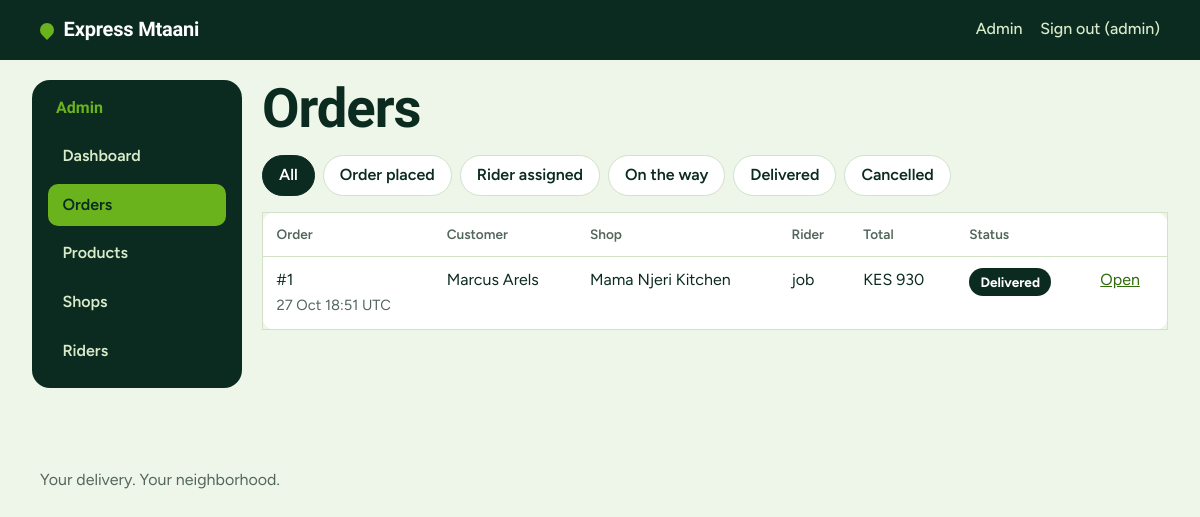
Page /admin/orders (signed in) on the committed database.
### app/models.py (models this page shows, shortened)
class User(UserMixin, db.Model):
    __tablename__ = "users"
    id = db.Column(db.Integer, primary_key=True)
    name = db.Column(db.String(80), nullable=False)
    email = db.Column(db.String(120), unique=True, nullable=False, index=True)
    phone = db.Column(db.String(20), nullable=False)
    password_hash = db.Column(db.String(255), nullable=False)
    role = db.Column(db.String(20), nullable=False, default="customer", index=True)
    active = db.Column(db.Boolean, nullable=False, default=True)
    approved = db.Column(db.Boolean, nullable=False, default=True)  # riders start unapproved
    created_at = db.Column(db.DateTime, nullable=False, default=utcnow)
    online = db.Column(db.Boolean, nullable=False, default=False)
    last_lat = db.Column(db.Float)
    last_lng = db.Column(db.Float)
    last_seen_at = db.Column(db.DateTime)
    @property
    def is_active(self):  # Flask-Login
        return bool(self.active)
    @property
    def first_name(self):
        return (self.name or "").split(" ")[0]

class Order(db.Model):
    __tablename__ = "orders"
    id = db.Column(db.Integer, primary_key=True)
    public_token = db.Column(
        db.String(64), unique=True, nullable=False, index=True,
        default=lambda: secrets.token_urlsafe(16),
    )
    customer_id = db.Column(db.Integer, db.ForeignKey("users.id"), nullable=False, index=True)
    rider_id = db.Column(db.Integer, db.ForeignKey("users.id"), index=True)
    shop_id = db.Column(db.Integer, db.ForeignKey("shops.id"), nullable=False)
    customer_name = db.Column(db.String(80), nullable=False)
    customer_phone = db.Column(db.String(20), nullable=False)
    pickup_name = db.Column(db.String(120), nullable=False)
    pickup_lat = db.Column(db.Float, nullable=False)
    pickup_lng = db.Column(db.Float, nullable=False)
    dest_address = db.Column(db.String(255), nullable=False)
    dest_lat = db.Column(db.Float, nullable=False)
    dest_lng = db.Column(db.Float, nullable=False)
    subtotal = db.Column(db.Integer, nullable=False)
    delivery_fee = db.Column(db.Integer, nullable=False)
    total = db.Column(db.Integer, nullable=False)
    payment_method = db.Column(db.String(30), nullable=False, default="cash_on_delivery")
    payment_status = db.Column(db.String(20), nullable=False, default="unpaid")  # unpaid | paid
    cash_collected_at = db.Column(db.DateTime)
    status = db.Column(db.String(20), nullable=False, default="placed", index=True)
    rider_lat = db.Column(db.Float)
    rider_lng = db.Column(db.Float)
    rider_updated_at = db.Column(db.DateTime)
    eta_seconds = db.Column(db.Integer)
    distance_m = db.Column(db.Integer)
    created_at = db.Column(db.DateTime, nullable=False, default=utcnow)
    accepted_at = db.Column(db.DateTime)
    delivered_at = db.Column(db.DateTime)
    customer = db.relationship("User", foreign_keys=[customer_id])
    rider = db.relationship("User", foreign_keys=[rider_id])
    shop = db.relationship("Shop")
    items = db.relationship("OrderItem", back_populates="order", cascade="all, delete-orphan")
    @property
    def status_label(self):
        return STATUS_LABELS.get(self.status, self.status)

### app/admin.py (the view)
@bp.get("/orders")
def orders():
    status = request.args.get("status") or ""
    query = Order.query
    if status in STATUS_LABELS:
        query = query.filter_by(status=status)
    else:
        status = ""
    rows = query.order_by(Order.created_at.desc()).limit(100).all()
    return render_template("admin/orders.html", orders=rows, status=status, statuses=STATUS_LABELS)

### app/admin.py (called while the page is built)
@bp.before_request
def admin_only():
    if not current_user.is_authenticated:
        return redirect(url_for("auth.login", next=request.path))
    if current_user.role != "admin":
        abort(403)

### app/models.py (called while the page is built)
@login_manager.user_loader
def load_user(user_id):
    try:
        user = db.session.get(User, int(user_id))
    except (TypeError, ValueError):
        return None
    if user and user.active and (user.role != "rider" or user.approved):
        return user
    return None

### app/storefront.py (called while the page is built)
def _cart():
    cart = session.get("cart")
    if not isinstance(cart, dict) or not isinstance(cart.get("items"), dict) or "shop_id" not in cart:
        return {"shop_id": None, "items": {}}
    return cart

@bp.app_context_processor
def inject_cart_count():
    items = _cart()["items"]
    return {"cart_count": sum(v for v in items.values() if isinstance(v, int))}

### app/utils.py (called while the page is built)
def kes(amount):
    return f"KES {int(amount):,}"

### app/templates/admin/orders.html (shortened to what this page needs)
{% extends "admin/base.html" %}
{% block admin %}
<h1>Orders</h1>
<nav class="chips" aria-label="Filter by status">
  <a class="chip {{ 'is-active' if not status }}" href="{{ url_for('admin.orders') }}">All</a>
  {% for key, label in statuses.items() %}
    <a class="chip {{ 'is-active' if status == key }}" href="{{ url_for('admin.orders', status=key) }}">{{ label }}</a>
  {% endfor %}
</nav>
{% include "admin/_orders_table.html" %}
{% endblock %}

### app/templates/base.html (shortened to what this page needs)
<!doctype html>
<html lang="en">
<head>
  <link rel="stylesheet" href="{{ url_for('static', filename='css/style.css') }}">
</head>
<body>
  <header class="site-header">
    <a class="brand" href="{{ url_for('shop.home') }}">
      <span class="brand__mark" aria-hidden="true"></span>Express Mtaani
    </a>
    <nav class="site-nav" aria-label="Main">
      {% if current_user.is_authenticated %}
        {% if current_user.role == 'admin' %}
          <a href="{{ url_for('admin.dashboard') }}">Admin</a>
        {% elif current_user.role == 'rider' %}
          <a href="{{ url_for('rider.dashboard') }}">Deliveries</a>
        {% else %}
          <a href="{{ url_for('shop.my_orders') }}">My orders</a>
        {% endif %}
        <form method="post" action="{{ url_for('auth.logout') }}" class="inline-form">
          <button type="submit" class="link-button">Sign out ({{ current_user.first_name }})</button>
        </form>
      {% else %}
        <a href="{{ url_for('shop.cart') }}">Cart{% if cart_count %} ({{ cart_count }}){% endif %}</a>
        <a href="{{ url_for('auth.login') }}">Sign in</a>
        <a href="{{ url_for('auth.register') }}">Sign up</a>
        <a href="{{ url_for('auth.rider_register') }}">Ride with us</a>
      {% endif %}
    </nav>
  </header>
  <main id="main">
    {% block content %}{% endblock %}
  </main>
  <footer class="site-footer">
    <p>Your delivery. Your neighborhood.</p>
  </footer>
</body>
</html>

### app/templates/admin/_orders_table.html
{% if (orders if orders is defined else recent) %}
<div class="table-wrap">
<table class="table">
  <thead><tr><th>Order</th><th>Customer</th><th>Shop</th><th>Rider</th><th>Total</th><th>Status</th><th></th></tr></thead>
  <tbody>
  {% for o in (orders if orders is defined else recent) %}
    <tr>
      <td data-label="Order">#{{ o.id }}<br><span class="hint">{{ o.created_at.strftime('%d %b %H:%M') }} UTC</span></td>
      <td data-label="Customer">{{ o.customer_name }}</td>
      <td data-label="Shop">{{ o.pickup_name }}</td>
      <td data-label="Rider">{{ o.rider.name if o.rider else 'Unassigned' }}</td>
      <td data-label="Total">{{ o.total|kes }}</td>
      <td data-label="Status"><span class="badge badge--{{ o.status }}">{{ o.status_label }}</span></td>
      <td><a href="{{ url_for('admin.order_detail', order_id=o.id) }}">Open</a></td>
    </tr>
  {% endfor %}
  </tbody>
</table>
</div>
{% else %}<p class="empty">No orders yet.</p>{% endif %}

### app/static/css/style.css (style rules this page uses)
:root { --green-900: #0b2b21; --green-700: #1b5a2a; --lime: #6ab31c; --lime-soft: #e3f1d0; --lime-text: #2f6b0a; --mint: #eef5e9; --surface: #ffffff; --line: #d3e1c8; --muted: #53665c; --danger: #b3261e; --danger-soft: #fbe9e7; --radius: 14px; --font-display: "Bricolage Grotesque", "Segoe UI", system-ui, sans-serif; --font-body: "Figtree", "Segoe UI", system-ui, sans-serif; }
*, *::before, *::after { box-sizing: border-box; }
html { -webkit-text-size-adjust: 100%; }
body { margin: 0; font-family: var(--font-body); font-size: 1rem; line-height: 1.55; color: var(--green-900); background: var(--mint); }
a { color: var(--lime-text); }
h1, h2 { font-family: var(--font-display); font-weight: 800; line-height: 1.08; letter-spacing: -0.02em; margin: 0 0 .5rem; }
h1 { font-size: clamp(2rem, 6vw, 3.4rem); }
p { margin: 0 0 1rem; }
.site-header { display: flex; align-items: center; justify-content: space-between; gap: 1rem; padding: .9rem clamp(1rem, 4vw, 2.5rem); background: var(--green-900); color: #fff; }
.brand { display: inline-flex; align-items: center; gap: .6rem; color: #fff; text-decoration: none; font-family: var(--font-display); font-weight: 800; font-size: 1.25rem; letter-spacing: -0.01em; }
.brand__mark { width: 14px; height: 14px; border-radius: 50% 50% 50% 0; transform: rotate(-45deg); background: var(--lime); }
.site-nav { display: flex; gap: 1.1rem; flex-wrap: wrap; }
.site-nav a { color: #d9ebc9; text-decoration: none; font-weight: 500; }
.site-footer { padding: 2rem clamp(1rem, 4vw, 2.5rem); color: var(--muted); }
.hint { color: var(--muted); font-size: .92rem; margin: 0; }
.badge { display: inline-block; justify-self: start; padding: .2rem .7rem; border-radius: 999px; font-size: .85rem; font-weight: 700; background: var(--lime-soft); color: var(--green-900); }
.badge--delivered { background: var(--green-900); color: #fff; }
.inline-form { display: inline; margin: 0; }
.link-button { background: none; border: 0; padding: 0; font: inherit; font-weight: 500; color: inherit; text-decoration: underline; cursor: pointer; }
.site-nav .link-button { color: #d9ebc9; text-decoration: none; }
.chips { display: flex; flex-wrap: wrap; gap: .5rem; align-items: center; margin: 1rem 0; }
.chip { padding: .45rem 1rem; border-radius: 999px; background: var(--surface); border: 1.5px solid var(--line); color: var(--green-900); text-decoration: none; font-weight: 600; }
.chip.is-active { background: var(--green-900); border-color: var(--green-900); color: #fff; }
.table-wrap { overflow-x: auto; }
.table { width: 100%; border-collapse: collapse; background: var(--surface); border: 1px solid var(--line); border-radius: var(--radius); }
.table th, .table td { text-align: left; padding: .7rem .85rem; border-bottom: 1px solid var(--line); vertical-align: top; }
.table th { font-size: .85rem; color: var(--muted); font-weight: 600; }

### rows in the picture
User: first_name "admin"
Order: id "1", created_at "27 Oct 18:51", customer_name "Marcus Arels", pickup_name "Mama Njeri Kitchen", rider "job", total|kes "KES 930", status_label "Delivered"

### other values in the picture
{{ label }} "Order placed" "Rider assigned" "On the way" "Delivered" "Cancelled"
